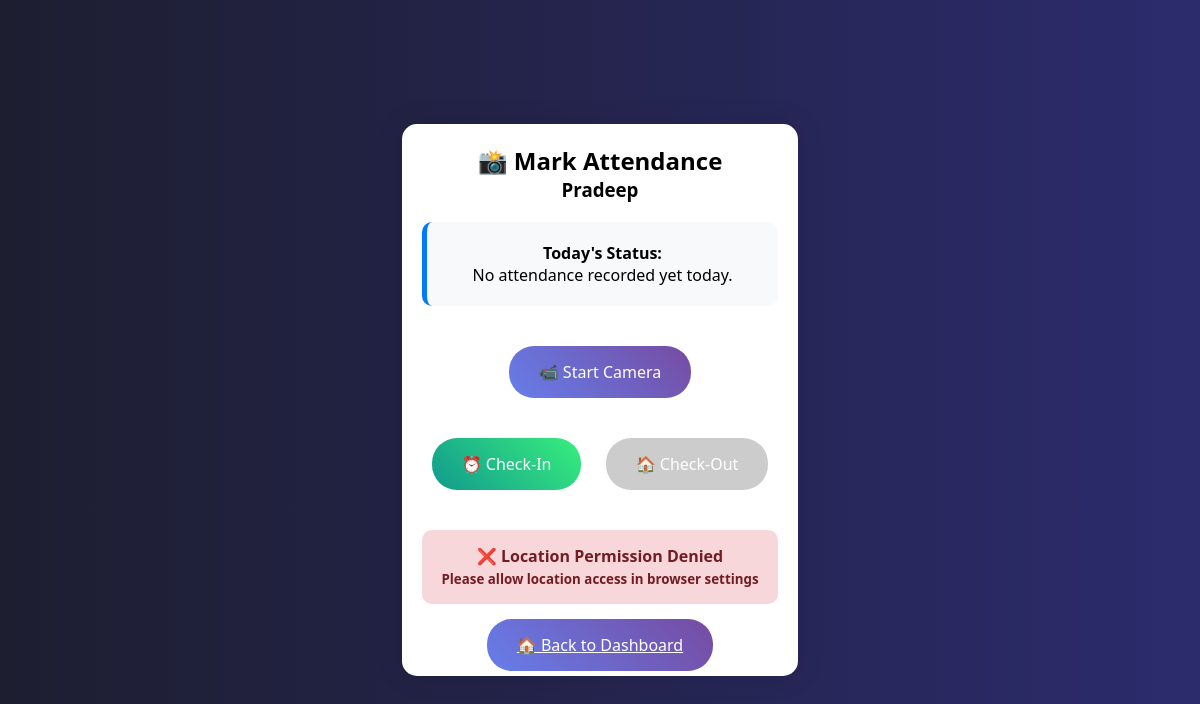
The app's page /mark (signed in), older data.
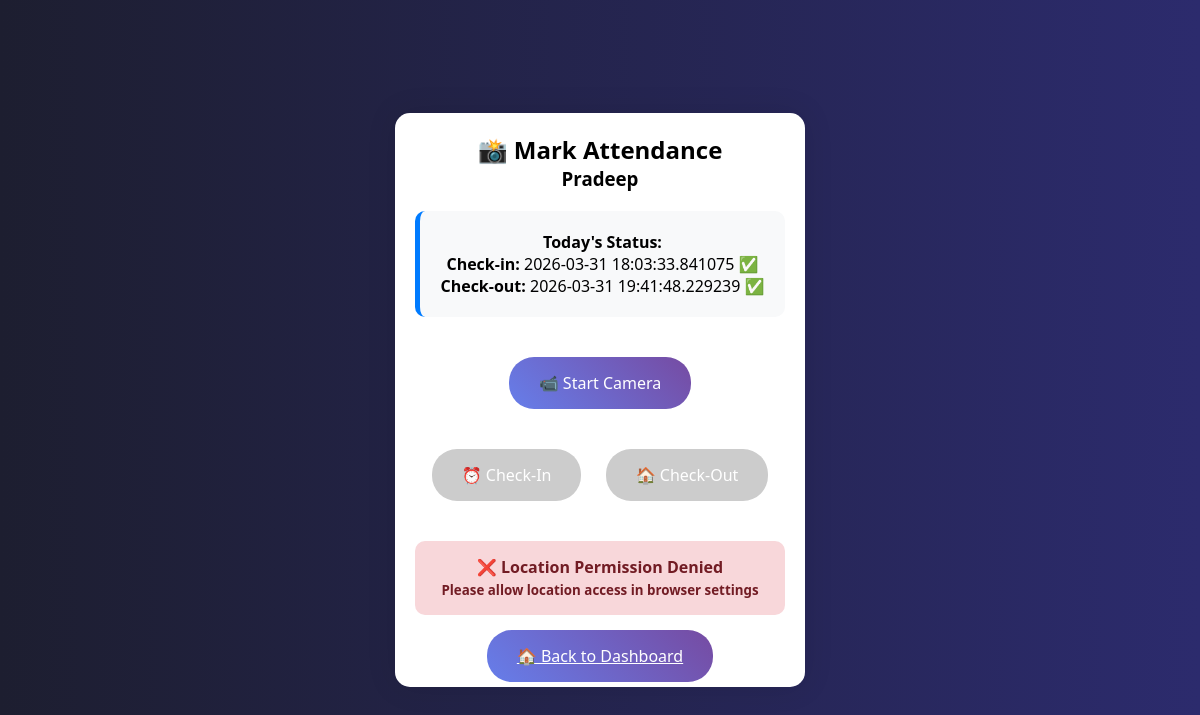
The same page, newer data.
### tables this page shows
CREATE TABLE attendance (
            attendance_id INTEGER PRIMARY KEY AUTOINCREMENT,
            user_id INTEGER NOT NULL,
            date DATE NOT NULL,
            check_in_time TIME,
            check_out_time TIME,
            check_in_photo TEXT,
            check_out_photo TEXT,
            check_in_location TEXT,
            check_out_location TEXT,
            check_in_timestamp TIMESTAMP,
            check_out_timestamp TIMESTAMP,
            duration_minutes INTEGER,
            status TEXT DEFAULT 'pending',
            geofence_status TEXT DEFAULT 'valid',
            created_at TIMESTAMP DEFAULT CURRENT_TIMESTAMP,
            updated_at TIMESTAMP DEFAULT CURRENT_TIMESTAMP, check_in_latitude REAL, check_in_longitude REAL, check_out_latitude REAL, check_out_longitude REAL, check_in_address TEXT, check_out_address TEXT, image_path_checkin TEXT, image_path_checkout TEXT, attendance_type TEXT,
            FOREIGN KEY (user_id) REFERENCES users(user_id),
            UNIQUE(user_id, date)
        );

### app.py (the view)
@app.route('/mark')
@employee_required
def mark_attendance():
    user_id = session.get('user_id')
    today = date.today()
    try:
        conn = get_db_connection()
        cursor = conn.cursor()
        cursor.execute(
            "SELECT * FROM attendance WHERE user_id = ? AND date = ?",
            (user_id, today)
        )
        today_attendance = cursor.fetchone()
        conn.close()
        return render_template('mark_attendance.html',
                             username=session['username'],
                             employee_name=session['employee_name'],
                             today_attendance=today_attendance)
    except Exception as e:
        print(f"Mark attendance error: {e}")
        flash(f'Error: {str(e)}', 'error')
        return redirect(url_for('dashboard'))

### app.py (called while the page is built)
@app.after_request
def after_request(response):
    response.headers['Cache-Control'] = 'no-cache, no-store, must-revalidate'
    response.headers['Pragma'] = 'no-cache'
    response.headers['Expires'] = '0'
    origin = request.headers.get('Origin')
    if origin:
        response.headers['Access-Control-Allow-Origin'] = origin
        response.headers['Access-Control-Allow-Credentials'] = 'true'
        response.headers['Access-Control-Allow-Methods'] = 'GET, POST, PUT, DELETE, OPTIONS'
        response.headers['Access-Control-Allow-Headers'] = 'Content-Type, X-CSRFToken, X-Requested-With'
    return response

def dict_factory(cursor, row):
    d = {}
    for idx, col in enumerate([c[0] for c in cursor.description]):
        d[col] = row[idx]
    return d

def get_db_connection():
    conn = sqlite3.connect(DB_PATH)
    conn.row_factory = dict_factory  # Use dict factory instead of Row
    return conn

### templates/mark_attendance.html (shortened to what this page needs)
<!DOCTYPE html>
<html lang="en">
<head>
    <link rel="stylesheet" href="{{ url_for('static', filename='styles.css') }}">
</head>
<body>
    <div class="attendance-container">
        <h2>📸 Mark Attendance</h2>
        <h3>{{ employee_name }}</h3>
        <div class="current-status">
            <h4>Today's Status:</h4>
            {% if today_attendance %}
                <p><strong>Check-in:</strong>
                    {% if today_attendance.check_in_time %}
                        {{ today_attendance.check_in_time | time_format('%H:%M:%S') }} ✅
                    {% else %}
                        Not done ❌
                    {% endif %}
                </p>
                <p><strong>Check-out:</strong>
                    {% if today_attendance.check_out_time %}
                        {{ today_attendance.check_out_time | time_format('%H:%M:%S') }} ✅
                    {% else %}
                        Not done ❌
                    {% endif %}
                </p>
            {% else %}
                <p>No attendance recorded yet today.</p>
            {% endif %}
        </div>
        <div class="action-section">
            <button class="btn" onclick="startCamera()">📹 Start Camera</button>
            <div style="margin: 20px 0;">
                <button id="checkinBtn" class="btn btn-checkin" onclick="performCheckin()"
                        {% if today_attendance and today_attendance.check_in_time %}disabled{% endif %}>
                    ⏰ Check-In
                </button>
                <button id="checkoutBtn" class="btn btn-checkout" onclick="performCheckout()"
                        {% if not today_attendance or not today_attendance.check_in_time or (today_attendance.check_out_time) %}disabled{% endif %}>
                    🏠 Check-Out
                </button>
            </div>
        </div>
        <div id="location-info"></div>
        <div style="margin-top: 30px;">
            <a href="{{ url_for('dashboard') }}" class="btn">🏠 Back to Dashboard</a>
        </div>
    </div>
</body>
</html>

Row changes from the older to the newer data that the page shows:
added attendance: check_in_time "2026-03-31 18:03:33.841075", check_out_time "2026-03-31 19:41:48.229239"
Text that changed along with them:
text no longer shown: "No attendance recorded yet today."
text now shown: "Check-in: ✅ Check-out: ✅"
